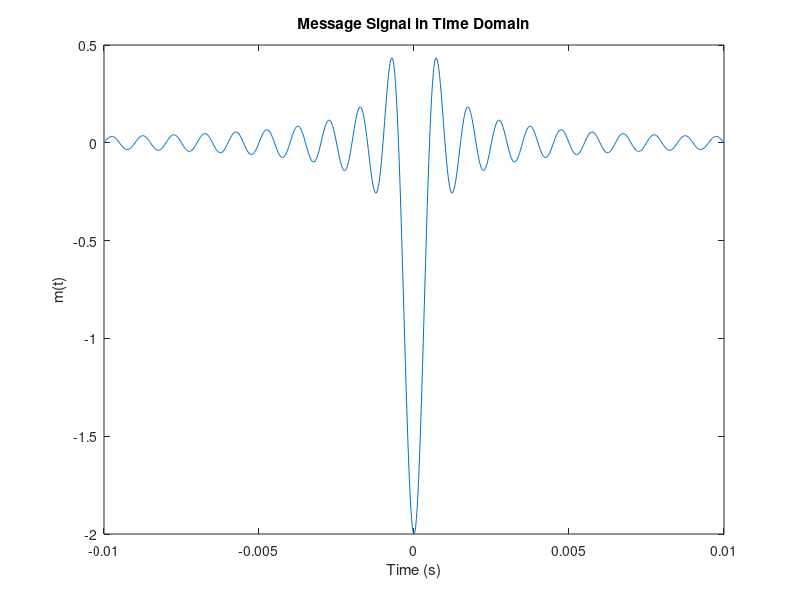
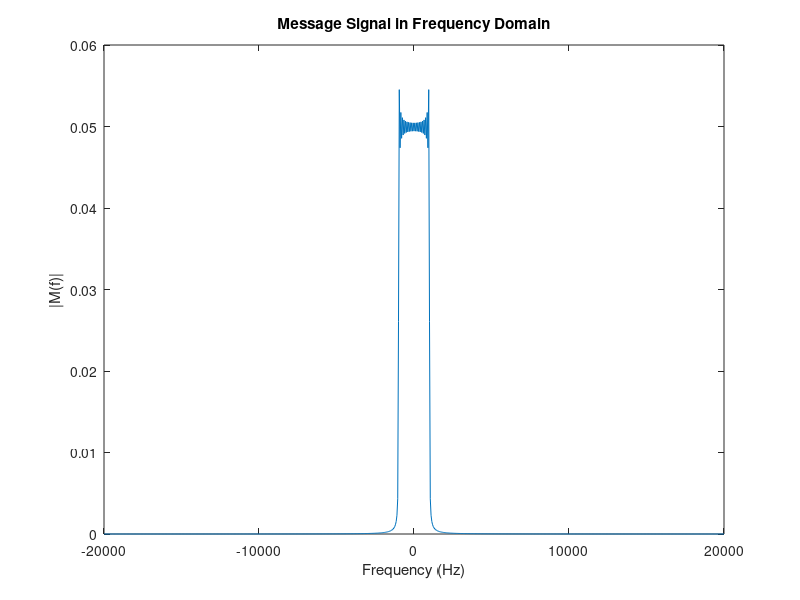
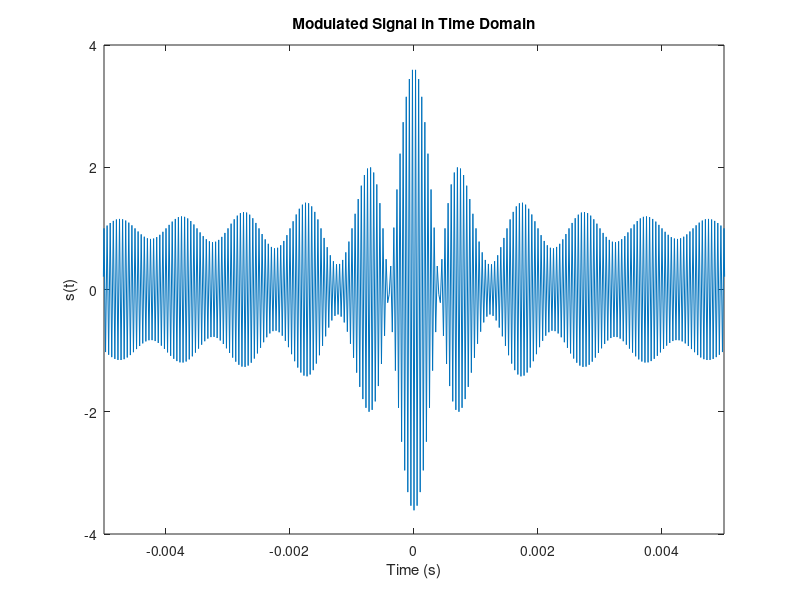
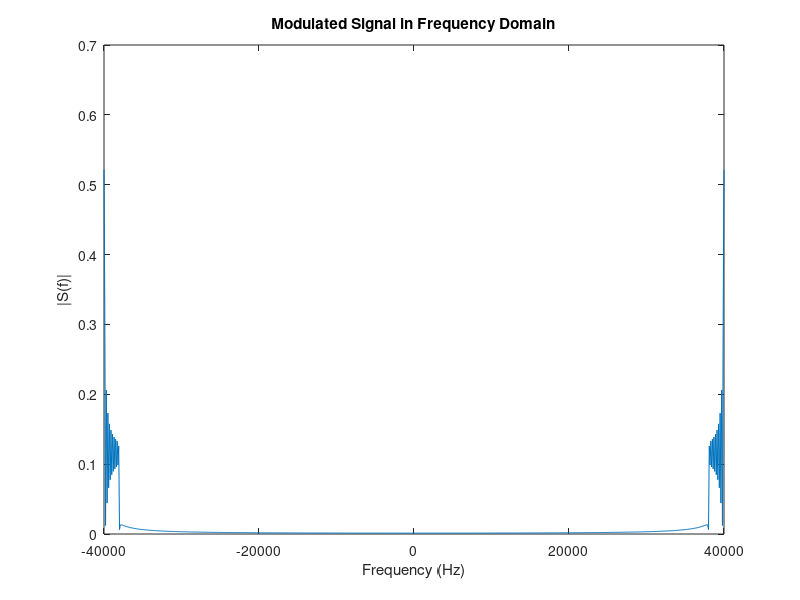

These charts were generated, in order, by the following MATLAB code:
T_m = 0.0005;
Fs = 20/T_m;
t = -20*T_m:1/Fs:20*T_m;

%m = -2.*sinc(t./T_m);
m = -2.*(sin(pi.*(t./T_m))./(pi.*t./T_m));
m(find(t == 0)) = -2*1;

figure;
plot(t, m);
xlabel('Time (s)')
ylabel('m(t)');
title('Message Signal in Time Domain')

% frequency domain
M_f = fftshift(fft(m)/length(m));
f = linspace(-Fs/2, Fs/2, length(m));

figure;
plot(f, abs(M_f));
xlabel('Frequency (Hz)');
ylabel('|M(f)|');
title('Message Signal in Frequency Domain');

% Modulated signal
p_mod = 0.5;
k_a = 1/max(m);
A_c = 1;
f_c = 20e3;

f_temp = 2*pi*f_c;
s_t = A_c*(1+k_a*m).*cos(2*pi*f_c*t);

figure;
plot(t, s_t);
xlabel('Time (s)');
ylabel('s(t)');
title('Modulated Signal in Time Domain');
xlim([-0.005, 0.005]);

% frequency domain
S_f = fftshift(fft(s_t)/length(s_t));
f = linspace(-Fs, Fs, length(m));

figure;
plot(f, abs(S_f));
xlabel('Frequency (Hz)');
ylabel('|S(f)|');
title('Modulated Signal in Frequency Domain');
